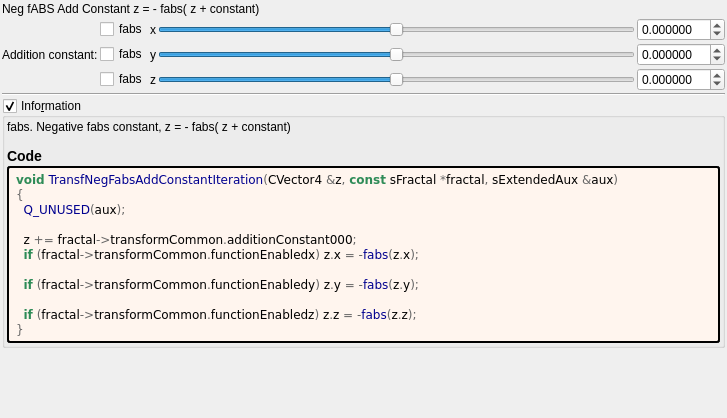
<?xml version="1.0" encoding="UTF-8"?>
<ui version="4.0">
 <class>transf_neg_fabs_add_constant</class>
 <widget class="QWidget" name="Form">
  <property name="geometry">
   <rect>
    <x>0</x>
    <y>0</y>
    <width>727</width>
    <height>418</height>
   </rect>
  </property>
  <property name="windowTitle">
   <string notr="true">transf_neg_fabs_add_constant</string>
  </property>
  <layout class="QVBoxLayout" name="verticalLayout">
   <property name="spacing">
    <number>2</number>
   </property>
   <property name="leftMargin">
    <number>2</number>
   </property>
   <property name="topMargin">
    <number>2</number>
   </property>
   <property name="rightMargin">
    <number>2</number>
   </property>
   <property name="bottomMargin">
    <number>2</number>
   </property>
   <item>
    <widget class="QLabel" name="label_26">
     <property name="text">
      <string>Neg fABS Add Constant z = - fabs( z + constant)</string>
     </property>
    </widget>
   </item>
   <item>
    <layout class="QGridLayout" name="gridLayout_4">
     <property name="spacing">
      <number>2</number>
     </property>
     <item row="1" column="0">
      <widget class="QLabel" name="label_23">
       <property name="text">
        <string>Addition constant:</string>
       </property>
      </widget>
     </item>
     <item row="0" column="1">
      <widget class="QCheckBox" name="checkBox_transf_function_enabledx">
       <property name="text">
        <string notr="true">fabs</string>
       </property>
      </widget>
     </item>
     <item row="1" column="1">
      <widget class="QCheckBox" name="checkBox_transf_function_enabledy">
       <property name="text">
        <string notr="true">fabs</string>
       </property>
      </widget>
     </item>
     <item row="0" column="4">
      <widget class="MyDoubleSpinBox" name="spinbox3_transf_addition_constant_x">
       <property name="enabled">
        <bool>true</bool>
       </property>
       <property name="sizePolicy">
        <sizepolicy hsizetype="Minimum" vsizetype="Maximum">
         <horstretch>0</horstretch>
         <verstretch>0</verstretch>
        </sizepolicy>
       </property>
       <property name="prefix">
        <string/>
       </property>
       <property name="decimals">
        <number>6</number>
       </property>
       <property name="minimum">
        <double>-99.989999999999995</double>
       </property>
       <property name="singleStep">
        <double>0.100000000000000</double>
       </property>
      </widget>
     </item>
     <item row="2" column="2">
      <widget class="QLabel" name="label_24">
       <property name="text">
        <string notr="true">z</string>
       </property>
      </widget>
     </item>
     <item row="2" column="3">
      <widget class="QSlider" name="slider3_transf_addition_constant_z">
       <property name="enabled">
        <bool>true</bool>
       </property>
       <property name="sizePolicy">
        <sizepolicy hsizetype="Expanding" vsizetype="Maximum">
         <horstretch>0</horstretch>
         <verstretch>0</verstretch>
        </sizepolicy>
       </property>
       <property name="minimum">
        <number>-5000000</number>
       </property>
       <property name="maximum">
        <number>5000000</number>
       </property>
       <property name="orientation">
        <enum>Qt::Horizontal</enum>
       </property>
      </widget>
     </item>
     <item row="0" column="3">
      <widget class="QSlider" name="slider3_transf_addition_constant_x">
       <property name="enabled">
        <bool>true</bool>
       </property>
       <property name="sizePolicy">
        <sizepolicy hsizetype="Expanding" vsizetype="Maximum">
         <horstretch>0</horstretch>
         <verstretch>0</verstretch>
        </sizepolicy>
       </property>
       <property name="minimum">
        <number>-5000000</number>
       </property>
       <property name="maximum">
        <number>5000000</number>
       </property>
       <property name="value">
        <number>0</number>
       </property>
       <property name="sliderPosition">
        <number>0</number>
       </property>
       <property name="orientation">
        <enum>Qt::Horizontal</enum>
       </property>
      </widget>
     </item>
     <item row="2" column="4">
      <widget class="MyDoubleSpinBox" name="spinbox3_transf_addition_constant_z">
       <property name="enabled">
        <bool>true</bool>
       </property>
       <property name="sizePolicy">
        <sizepolicy hsizetype="Minimum" vsizetype="Maximum">
         <horstretch>0</horstretch>
         <verstretch>0</verstretch>
        </sizepolicy>
       </property>
       <property name="decimals">
        <number>6</number>
       </property>
       <property name="minimum">
        <double>-99.989999999999995</double>
       </property>
       <property name="maximum">
        <double>99.989999999999995</double>
       </property>
       <property name="singleStep">
        <double>0.100000000000000</double>
       </property>
      </widget>
     </item>
     <item row="1" column="3">
      <widget class="QSlider" name="slider3_transf_addition_constant_y">
       <property name="enabled">
        <bool>true</bool>
       </property>
       <property name="sizePolicy">
        <sizepolicy hsizetype="Expanding" vsizetype="Maximum">
         <horstretch>0</horstretch>
         <verstretch>0</verstretch>
        </sizepolicy>
       </property>
       <property name="minimum">
        <number>-5000000</number>
       </property>
       <property name="maximum">
        <number>5000000</number>
       </property>
       <property name="orientation">
        <enum>Qt::Horizontal</enum>
       </property>
      </widget>
     </item>
     <item row="1" column="4">
      <widget class="MyDoubleSpinBox" name="spinbox3_transf_addition_constant_y">
       <property name="enabled">
        <bool>true</bool>
       </property>
       <property name="sizePolicy">
        <sizepolicy hsizetype="Minimum" vsizetype="Maximum">
         <horstretch>0</horstretch>
         <verstretch>0</verstretch>
        </sizepolicy>
       </property>
       <property name="decimals">
        <number>6</number>
       </property>
       <property name="minimum">
        <double>-99.989999999999995</double>
       </property>
       <property name="maximum">
        <double>99.989999999999995</double>
       </property>
       <property name="singleStep">
        <double>0.100000000000000</double>
       </property>
      </widget>
     </item>
     <item row="0" column="2">
      <widget class="QLabel" name="label_22">
       <property name="text">
        <string notr="true">x</string>
       </property>
      </widget>
     </item>
     <item row="1" column="2">
      <widget class="QLabel" name="label_25">
       <property name="text">
        <string notr="true">y</string>
       </property>
      </widget>
     </item>
     <item row="2" column="1">
      <widget class="QCheckBox" name="checkBox_transf_function_enabledz">
       <property name="text">
        <string notr="true">fabs</string>
       </property>
      </widget>
     </item>
    </layout>
   </item>
   <item>
    <widget class="Line" name="line_6">
     <property name="orientation">
      <enum>Qt::Horizontal</enum>
     </property>
    </widget>
   </item>
   <item>
    <widget class="MyGroupBox" name="groupCheck_info">
     <property name="title">
      <string>Info&amp;rmation</string>
     </property>
     <property name="flat">
      <bool>false</bool>
     </property>
     <property name="checkable">
      <bool>true</bool>
     </property>
     <layout class="QVBoxLayout" name="verticalLayout_2">
      <property name="spacing">
       <number>2</number>
      </property>
      <property name="leftMargin">
       <number>2</number>
      </property>
      <property name="topMargin">
       <number>2</number>
      </property>
      <property name="rightMargin">
       <number>2</number>
      </property>
      <property name="bottomMargin">
       <number>2</number>
      </property>
      <item>
	   <widget class="QLabel" name="label_information_general">
	    <property name="text">
		 <string notr="true">&lt;p&gt;fabs. Negative fabs constant,  z = - fabs( z + constant)&lt;/p&gt;&lt;table&gt;
&lt;/table&gt;
&lt;h3&gt;Code&lt;/h3&gt;</string>
		</property>
		<property name="wordWrap">
		 <bool>true</bool>
		</property>
		<property name="openExternalLinks">
		 <bool>true</bool>
		</property>
		<property name="textInteractionFlags">
		 <set>Qt::LinksAccessibleByMouse|Qt::TextSelectableByMouse</set>
		</property>
		</widget>
	   </item>
	   <item>
	    <widget class="QLabel" name="label_code_content">
		 <property name="text">
		  <string notr="true">&lt;body style=&quot;background-color:#fff5ee&quot;&gt;
&lt;pre style=&quot;color:#000000; background-color:#fff5ee;  font-family:'Courier New',monospace;&quot;&gt;&lt;span style=&quot;color:#2e8b57; font-weight:bold&quot;&gt;void&lt;/span&gt; &lt;span style=&quot;color:#00008f&quot;&gt;TransfNegFabsAddConstantIteration&lt;/span&gt;&lt;span style=&quot;color:#676767&quot;&gt;(&lt;/span&gt;CVector4 &lt;span style=&quot;color:#676767&quot;&gt;&amp;amp;&lt;/span&gt;z&lt;span style=&quot;color:#676767&quot;&gt;,&lt;/span&gt; &lt;span style=&quot;color:#2e8b57; font-weight:bold&quot;&gt;const&lt;/span&gt; sFractal &lt;span style=&quot;color:#676767&quot;&gt;*&lt;/span&gt;fractal&lt;span style=&quot;color:#676767&quot;&gt;,&lt;/span&gt; sExtendedAux &lt;span style=&quot;color:#676767&quot;&gt;&amp;amp;&lt;/span&gt;aux&lt;span style=&quot;color:#676767&quot;&gt;)&lt;/span&gt;
&lt;span style=&quot;color:#676767&quot;&gt;{&lt;/span&gt;
  &lt;span style=&quot;color:#00008f&quot;&gt;Q_UNUSED&lt;/span&gt;&lt;span style=&quot;color:#676767&quot;&gt;(&lt;/span&gt;aux&lt;span style=&quot;color:#676767&quot;&gt;);&lt;/span&gt;

  z &lt;span style=&quot;color:#676767&quot;&gt;+=&lt;/span&gt; fractal&lt;span style=&quot;color:#676767&quot;&gt;-&amp;gt;&lt;/span&gt;transformCommon&lt;span style=&quot;color:#676767&quot;&gt;.&lt;/span&gt;additionConstant000&lt;span style=&quot;color:#676767&quot;&gt;;&lt;/span&gt;
  &lt;span style=&quot;color:#2e8b57; font-weight:bold&quot;&gt;if&lt;/span&gt; &lt;span style=&quot;color:#676767&quot;&gt;(&lt;/span&gt;fractal&lt;span style=&quot;color:#676767&quot;&gt;-&amp;gt;&lt;/span&gt;transformCommon&lt;span style=&quot;color:#676767&quot;&gt;.&lt;/span&gt;functionEnabledx&lt;span style=&quot;color:#676767&quot;&gt;)&lt;/span&gt; z&lt;span style=&quot;color:#676767&quot;&gt;.&lt;/span&gt;x &lt;span style=&quot;color:#676767&quot;&gt;= -&lt;/span&gt;&lt;span style=&quot;color:#00008f&quot;&gt;fabs&lt;/span&gt;&lt;span style=&quot;color:#676767&quot;&gt;(&lt;/span&gt;z&lt;span style=&quot;color:#676767&quot;&gt;.&lt;/span&gt;x&lt;span style=&quot;color:#676767&quot;&gt;);&lt;/span&gt;

  &lt;span style=&quot;color:#2e8b57; font-weight:bold&quot;&gt;if&lt;/span&gt; &lt;span style=&quot;color:#676767&quot;&gt;(&lt;/span&gt;fractal&lt;span style=&quot;color:#676767&quot;&gt;-&amp;gt;&lt;/span&gt;transformCommon&lt;span style=&quot;color:#676767&quot;&gt;.&lt;/span&gt;functionEnabledy&lt;span style=&quot;color:#676767&quot;&gt;)&lt;/span&gt; z&lt;span style=&quot;color:#676767&quot;&gt;.&lt;/span&gt;y &lt;span style=&quot;color:#676767&quot;&gt;= -&lt;/span&gt;&lt;span style=&quot;color:#00008f&quot;&gt;fabs&lt;/span&gt;&lt;span style=&quot;color:#676767&quot;&gt;(&lt;/span&gt;z&lt;span style=&quot;color:#676767&quot;&gt;.&lt;/span&gt;y&lt;span style=&quot;color:#676767&quot;&gt;);&lt;/span&gt;

  &lt;span style=&quot;color:#2e8b57; font-weight:bold&quot;&gt;if&lt;/span&gt; &lt;span style=&quot;color:#676767&quot;&gt;(&lt;/span&gt;fractal&lt;span style=&quot;color:#676767&quot;&gt;-&amp;gt;&lt;/span&gt;transformCommon&lt;span style=&quot;color:#676767&quot;&gt;.&lt;/span&gt;functionEnabledz&lt;span style=&quot;color:#676767&quot;&gt;)&lt;/span&gt; z&lt;span style=&quot;color:#676767&quot;&gt;.&lt;/span&gt;z &lt;span style=&quot;color:#676767&quot;&gt;= -&lt;/span&gt;&lt;span style=&quot;color:#00008f&quot;&gt;fabs&lt;/span&gt;&lt;span style=&quot;color:#676767&quot;&gt;(&lt;/span&gt;z&lt;span style=&quot;color:#676767&quot;&gt;.&lt;/span&gt;z&lt;span style=&quot;color:#676767&quot;&gt;);&lt;/span&gt;
&lt;span style=&quot;color:#676767&quot;&gt;}&lt;/span&gt;
&lt;/pre&gt;
&lt;/body&gt;</string>
		 </property>
		 <property name="wordWrap">
		  <bool>true</bool>
		 </property>
		 <property name="openExternalLinks">
		  <bool>true</bool>
		 </property>
		 <property name="textInteractionFlags">
		  <set>Qt::LinksAccessibleByMouse|Qt::TextSelectableByMouse</set>
		 </property>
		 <property name="styleSheet">
		  <string notr="true">border-style: outset; border-width: 2px; border-radius: 3px; border-color: black; background-color: #fff5ee; padding: 4px;</string>
		  </property>
		 </widget>
		</item>
	   </layout>
    </widget>
   </item>
   <item>
    <spacer name="verticalSpacer">
     <property name="orientation">
      <enum>Qt::Vertical</enum>
     </property>
     <property name="sizeHint" stdset="0">
      <size>
       <width>20</width>
       <height>40</height>
      </size>
     </property>
    </spacer>
   </item>
  </layout>
 </widget>
 <customwidgets>
  <customwidget>
   <class>MyDoubleSpinBox</class>
   <extends>QDoubleSpinBox</extends>
   <header>my_double_spin_box.h</header>
  </customwidget>
  <customwidget>
   <class>MyGroupBox</class>
   <extends>QGroupBox</extends>
   <header>my_group_box.h</header>
   <container>1</container>
  </customwidget>
 </customwidgets>
 <tabstops>
  <tabstop>checkBox_transf_function_enabledx</tabstop>
  <tabstop>slider3_transf_addition_constant_x</tabstop>
  <tabstop>spinbox3_transf_addition_constant_x</tabstop>
  <tabstop>checkBox_transf_function_enabledy</tabstop>
  <tabstop>slider3_transf_addition_constant_y</tabstop>
  <tabstop>spinbox3_transf_addition_constant_y</tabstop>
  <tabstop>checkBox_transf_function_enabledz</tabstop>
  <tabstop>slider3_transf_addition_constant_z</tabstop>
  <tabstop>spinbox3_transf_addition_constant_z</tabstop>
  <tabstop>groupCheck_info</tabstop>
 </tabstops>
 <resources/>
 <connections/>
</ui>
